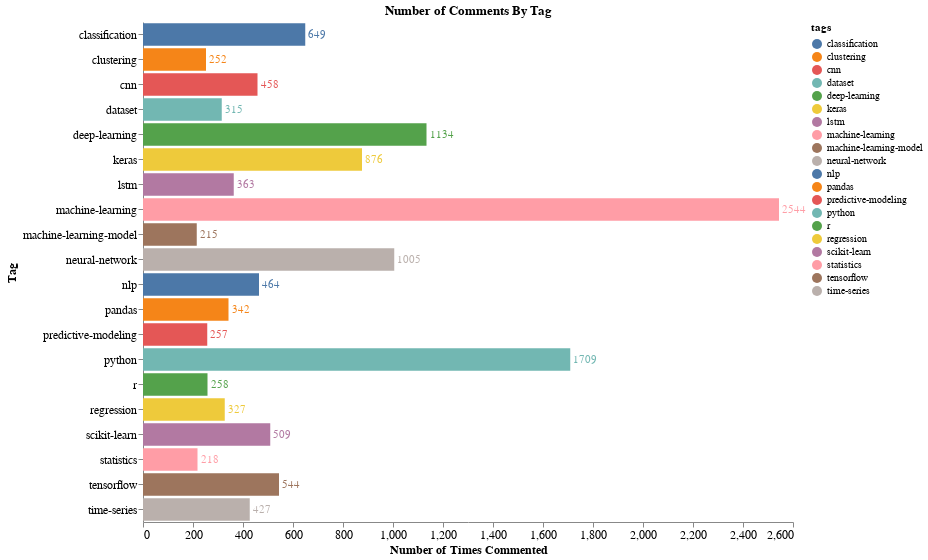

Notebook cell for this chart:
### Markdown cell above
In the DataFrame above, we can see the 20 most common topics on Data Science Stack Exchange. We can make the result a bit more attractive to the eye by plotting the following chart:

### Code cell
tag_count = tag_series.value_counts().sort_values(ascending = False).head(20).reset_index()
tag_count.columns = ["tags","values"]
tag_count

tag_count_chart = alt.Chart(tag_count).mark_bar().encode(
    x= alt.X("values", axis = alt.Axis(labelFontSize=12, titleFontSize=12,title = "Number of Times Commented")),
    y= alt.Y("tags", axis= alt.Axis(labelFontSize=12, title = "Tag", titleFontSize=12)),
    color = "tags")

tag_count_text = tag_count_chart.mark_text(align = "left",
                                          baseline= "middle",
                                          dx = 3).encode(
                                            text = "values")

(tag_count_chart+tag_count_text).configure_axis(
    grid=False).configure_view(strokeWidth=0).properties(
    width=650,height = 500, title = "Number of Comments By Tag")

### Figure 1 — Vega-Lite specification as saved in the notebook (floating-point values rounded to 4 significant figures)
{"config": {"view": {"continuousWidth": 400, "continuousHeight": 300, "strokeWidth": 0}, "axis": {"grid": false}}, "layer": [{"mark": "bar", "encoding": {"color": {"type": "nominal", "field": "tags"}, "x": {"type": "quantitative", "axis": {"labelFontSize": 12, "title": "Number of Times Commented", "titleFontSize": 12}, "field": "values"}, "y": {"type": "nominal", "axis": {"labelFontSize": 12, "title": "Tag", "titleFontSize": 12}, "field": "tags"}}}, {"mark": {"type": "text", "align": "left", "baseline": "middle", "dx": 3}, "encoding": {"color": {"type": "nominal", "field": "tags"}, "text": {"type": "quantitative", "field": "values"}, "x": {"type": "quantitative", "axis": {"labelFontSize": 12, "title": "Number of Times Commented", "titleFontSize": 12}, "field": "values"}, "y": {"type": "nominal", "axis": {"labelFontSize": 12, "title": "Tag", "titleFontSize": 12}, "field": "tags"}}}], "data": {"name": "data-8b9b1cfdbb3f1225051438ce241834d3"}, "height": 500, "title": "Number of Comments By Tag", "width": 650, "$schema": "https://vega.github.io/schema/vega-lite/v4.8.1.json", "datasets": {"data-8b9b1cfdbb3f1225051438ce241834d3": [{"tags": "machine-learning", "values": 2544}, {"tags": "python", "values": 1709}, {"tags": "deep-learning", "values": 1134}, {"tags": "neural-network", "values": 1005}, {"tags": "keras", "values": 876}, {"tags": "classification", "values": 649}, {"tags": "tensorflow", "values": 544}, {"tags": "scikit-learn", "values": 509}, {"tags": "nlp", "values": 464}, {"tags": "cnn", "values": 458}, {"tags": "time-series", "values": 427}, {"tags": "lstm", "values": 363}, {"tags": "pandas", "values": 342}, {"tags": "regression", "values": 327}, {"tags": "dataset", "values": 315}, {"tags": "r", "values": 258}, {"tags": "predictive-modeling", "values": 257}, {"tags": "clustering", "values": 252}, {"tags": "statistics", "values": 218}, {"tags": "machine-learning-model", "values": 215}]}}
